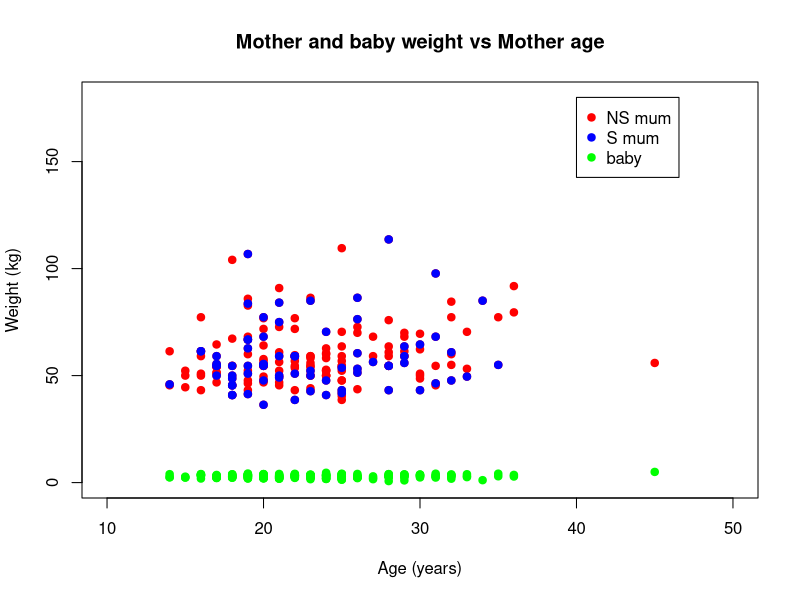

Here is the R script that generated this plot:
require(MASS)
data(birthwt)
View(birthwt)
?birthwt

motherWeightKg <- birthwt$lwt / 2.2
babyWeightKg <- birthwt$bwt / 1000

plot(birthwt$age,
     motherWeightKg,
     col = "red",
     pch = 19,
     main = "Mother and baby weight vs Mother age",
     xlab = "Age (years)", 
     ylab = "Weight (kg)",
     xlim = c(10, 50),
     ylim = c(0, 180))
points(birthwt$age[birthwt$smoke == 1],
       motherWeightKg[birthwt$smoke == 1],
       col = "blue",
       pch = 19)
points(birthwt$age,
       babyWeightKg,
       col = "green",
       pch = 19)
legend(x = 40,
       y = 180,
       legend = c("NS mum", "S mum", "baby"),
       col = c("red", "blue", "green"),
       pch = 19)
